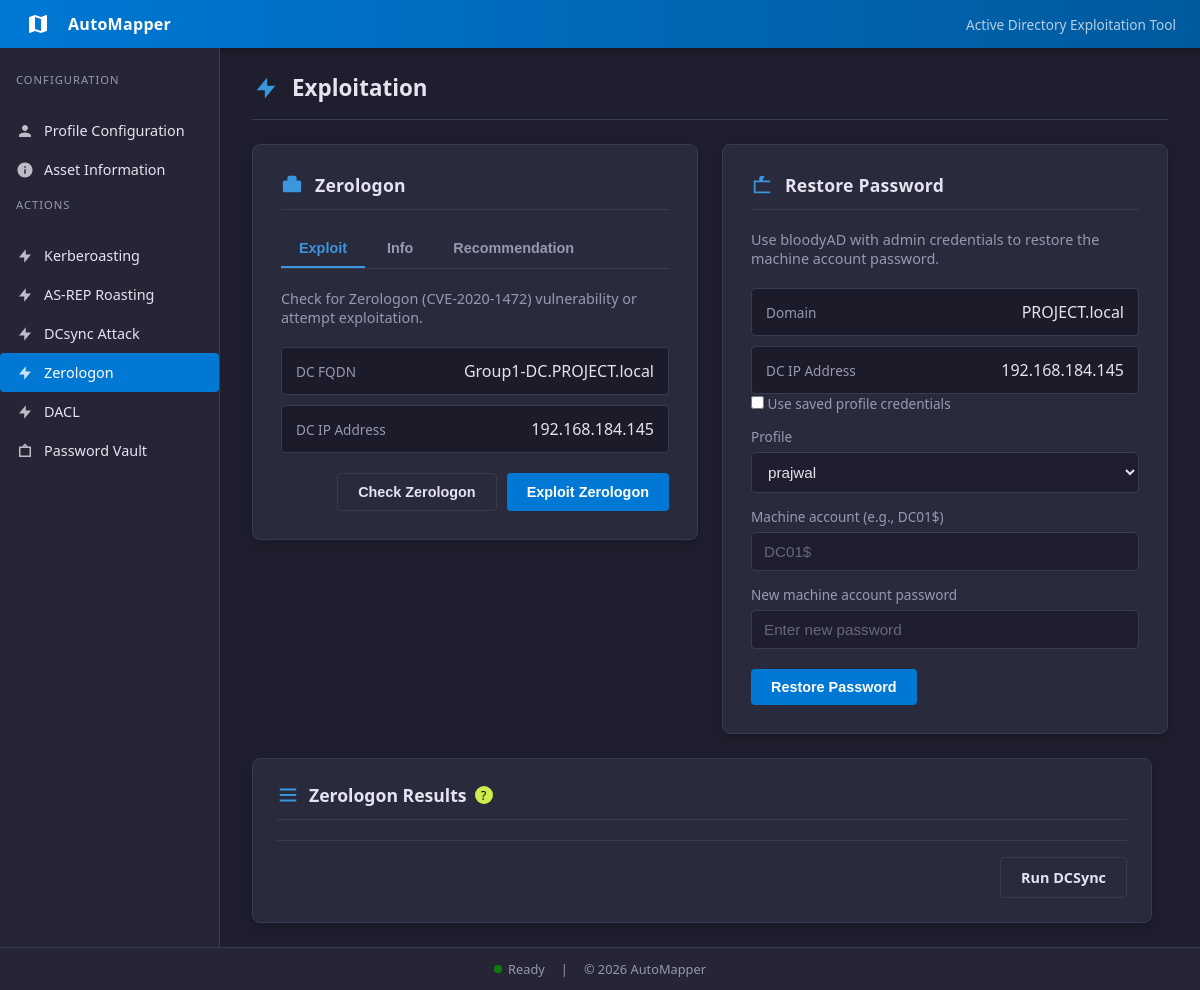
Page /zerologon on the earlier database version.
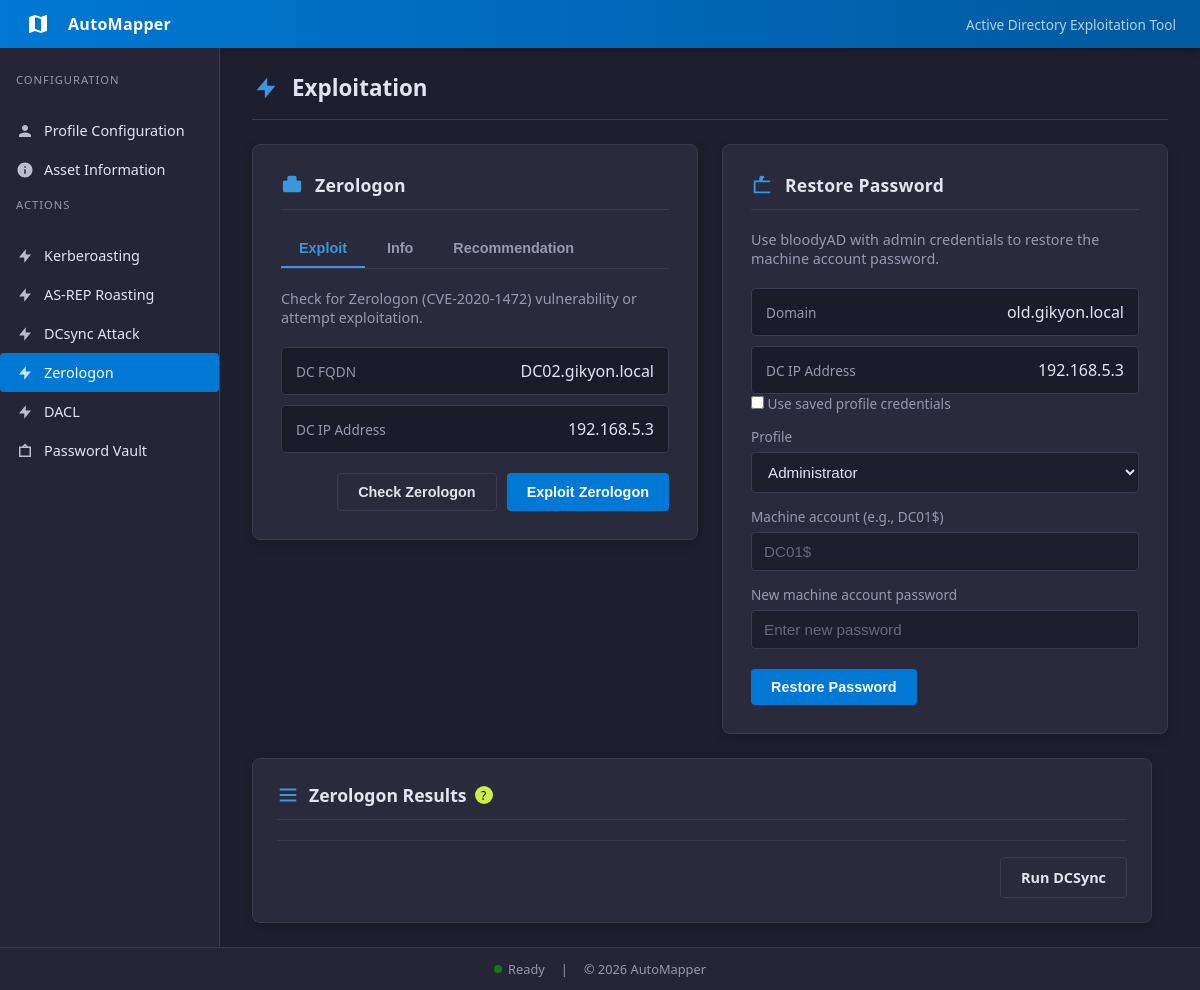
Same page on the later database version.
### tables this page shows
CREATE TABLE profiles (
    description text,
    name text,
    password text,
    ntlmHash text,
    domain text,
    dc_ip text,
    fqdn text
, username text, dc_fqdn text, profile_description text, ntlm_hash text);

CREATE TABLE app_state (
    key text primary key,
    value text
);

### app/routes/main.py (the view, shortened to what this page needs)
@main_bp.route("/zerologon", methods=["GET", "POST"])
def zerologon():
    creds = _get_creds()
    profiles = fetch_profiles()
    active_profile = get_active_profile()
    results = []
    error = None
    status_message = None
    action = None
    selected_restore_profile = None
    restore_use_profile = False
    dc_host = (creds.get("dc_fqdn") or "").strip()
    dc_name = dc_host.split(".", 1)[0] if dc_host else ""
    is_admin_user = (creds.get("username") or "").strip().lower() == "administrator"
    def format_dcsync_results(dcsync_results):
        lines = []
        for entry in dcsync_results:
            if isinstance(entry, dict):
                username = entry.get("username", "Unknown")
                hash_value = entry.get("hash", "")
                timestamp = entry.get("timestamp")
                if timestamp:
                    lines.append(f"{username}: {hash_value} ({timestamp})")
                else:
                    lines.append(f"{username}: {hash_value}")
            else:
                lines.append(str(entry))
        return lines
    return _render_exploit(
        "zerologon.html",
        creds,
        results,
        error,
        status_message,
        action,
        profiles=profiles,
        active_profile=active_profile,
        selected_restore_profile=selected_restore_profile,
        restore_use_profile=restore_use_profile,
    )

### app/db/database.py (called while the page is built)
def get_db():
    conn = sqlite3.connect(DB_PATH)
    conn.row_factory = sqlite3.Row
    return conn

def fetch_profiles():
    conn = get_db()
    try:
        rows = conn.execute(
            """
            SELECT name, username, password, ntlm_hash, domain, dc_ip, dc_fqdn, profile_description
            FROM profiles
            ORDER BY name
            """
        ).fetchall()
    finally:
        conn.close()
    profiles = {}
    for row in rows:
        profiles[row["name"]] = {
            "username": row["username"],
            "password": row["password"],
            "ntlm_hash": row["ntlm_hash"],
            "domain": row["domain"],
            "dc_ip": row["dc_ip"],
            "dc_fqdn": row["dc_fqdn"],
            "profile_description": row["profile_description"],
        }
    return profiles

def get_active_profile():
    conn = get_db()
    try:
        row = conn.execute(
            "SELECT value FROM app_state WHERE key = ?",
            ("active_profile",),
        ).fetchone()
    finally:
        conn.close()
    return row["value"] if row else None

### app/templates/zerologon.html (shortened to what this page needs)
{% extends 'base.html' %}
{% block content %}
<div class="page-header">
  <svg viewBox="0 0 24 24"><path d="M13 10V3L4 14h7v7l9-11h-7z"/></svg>
  <h1 class="page-title">Exploitation</h1>
</div>
<section class="card-grid zerologon-grid">
  <div class="card restore-card">
    <div class="card-header">
      <svg viewBox="0 0 24 24"><path d="M20 7h-3V4a2 2 0 0 0-2-2H9a2 2 0 0 0-2 2v3H4a2 2 0 0 0-2 2v9a2 2 0 0 0 2 2h16a2 2 0 0 0 2-2V9a2 2 0 0 0-2-2z"/></svg>
      <h1>Zerologon</h1>
    </div>
    <div class="tab-bar">
      <button class="tab-btn active" data-tab="zero-exploit-tab">Exploit</button>
      <button class="tab-btn" data-tab="zero-info-tab">Info</button>
      <button class="tab-btn" data-tab="zero-rec-tab">Recommendation</button>
    </div>
    <div id="zero-exploit-tab" class="tab-content active">
      <p class="subtitle">Check for Zerologon (CVE-2020-1472) vulnerability or attempt exploitation.</p>
      <div class="output">
        <div class="output-row">
          <span class="label">DC FQDN</span>
          <span class="value">{{ creds.dc_fqdn or '—' }}</span>
        </div>
        <div class="output-row">
          <span class="label">DC IP Address</span>
          <span class="value">{{ creds.dc_ip or '—' }}</span>
        </div>
      </div>
      <form method="POST" class="actions">
        <button class="btn secondary" name="action" value="check">
          Check Zerologon
        </button>
        <button class="btn" name="action" value="exploit">
          Exploit Zerologon
        </button>
      </form>
    </div>
  </div>
  <div class="card">
    <div class="card-header">
      <svg viewBox="0 0 24 24"><path d="M21 7h-6V5a3 3 0 0 0-6 0v2H3v14h18V7zm-8-2a1 1 0 0 1 2 0v2h-2V5zm8 14H5V9h16v10z"/></svg>
      <h1>Restore Password</h1>
    </div>
    <p class="subtitle">Use bloodyAD with admin credentials to restore the machine account password.</p>
    <div class="output">
      <div class="output-row">
        <span class="label">Domain</span>
        <span class="value">{{ creds.domain or '—' }}</span>
      </div>
      <div class="output-row">
        <span class="label">DC IP Address</span>
        <span class="value">{{ creds.dc_ip or '—' }}</span>
      </div>
    </div>
    <form method="POST" class="form">
      <div class="field">
        <label>
          <input type="checkbox" name="use_profile" value="1" {% if restore_use_profile %}checked{% endif %} />
          Use saved profile credentials
        </label>
      </div>
      <div class="field">
        <label for="restore-profile">Profile</label>
        <select id="restore-profile" name="restore_profile" class="input">
          {% for name in profiles.keys()|sort %}
          <option value="{{ name }}" {% if name == selected_restore_profile or name == active_profile %}selected{% endif %}>
            {{ name }}
          </option>
          {% endfor %}
        </select>
      </div>
      <div class="field">
        <label for="machine-account">Machine account (e.g., DC01$)</label>
        <input
          id="machine-account"
          name="machine_account"
          type="text"
          class="input"
          placeholder="DC01$"
        />
      </div>
      <div class="field">
        <label for="new-password">New machine account password</label>
        <input
          id="new-password"
          name="new_password"
          type="password"
          class="input"
          placeholder="Enter new password"
        />
      </div>
      <div class="actions">
        <button class="btn" name="action" value="restore">
          Restore Password
        </button>
      </div>
    </form>
  </div>
</section>
<section class="card result-card">
  <div class="card-header">
  <svg viewBox="0 0 24 24">
    <path d="M3 5h18v2H3V5zm0 6h18v2H3v-2zm0 6h18v2H3v-2z"/>
  </svg>
  <div class="header-with-tooltip">
    <h1>Zerologon Results</h1>
    <div class="tooltip-container">
      <span class="info-icon">?</span>
    </div>
  </div>
</div>
<div class="actions">
  <a class="btn secondary" href="{{ url_for('main.dcsync') }}">
    Run DCSync
  </a>
</div>
</section>
{% endblock %}

Differences in the rows shown:
changed profiles: dc_fqdn "Group1-DC.PROJECT.local" → "DC02.gikyon.local"; dc_ip "192.168.184.145" → "192.168.5.3"; domain "PROJECT.local" → "old.gikyon.local"
changed app_state: restore_profile "prajwal" → "Administrator"
